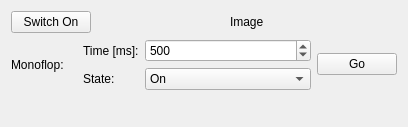
<?xml version="1.0" encoding="UTF-8"?>
<ui version="4.0">
 <class>SolidStateRelay</class>
 <widget class="QWidget" name="SolidStateRelay">
  <property name="geometry">
   <rect>
    <x>0</x>
    <y>0</y>
    <width>408</width>
    <height>127</height>
   </rect>
  </property>
  <property name="windowTitle">
   <string>Form</string>
  </property>
  <layout class="QVBoxLayout" name="verticalLayout">
   <item>
    <layout class="QVBoxLayout" name="verticalLayout_5">
     <item>
      <layout class="QHBoxLayout" name="horizontalLayout">
       <item>
        <layout class="QVBoxLayout" name="verticalLayout_3">
         <item>
          <widget class="QPushButton" name="ssr_button">
           <property name="text">
            <string>Switch On</string>
           </property>
          </widget>
         </item>
        </layout>
       </item>
       <item>
        <spacer name="horizontalSpacer">
         <property name="orientation">
          <enum>Qt::Horizontal</enum>
         </property>
         <property name="sizeHint" stdset="0">
          <size>
           <width>40</width>
           <height>20</height>
          </size>
         </property>
        </spacer>
       </item>
       <item>
        <widget class="QLabel" name="ssr_image">
         <property name="sizePolicy">
          <sizepolicy hsizetype="Preferred" vsizetype="Preferred">
           <horstretch>0</horstretch>
           <verstretch>0</verstretch>
          </sizepolicy>
         </property>
         <property name="text">
          <string>Image</string>
         </property>
        </widget>
       </item>
       <item>
        <spacer name="horizontalSpacer_2">
         <property name="orientation">
          <enum>Qt::Horizontal</enum>
         </property>
         <property name="sizeHint" stdset="0">
          <size>
           <width>40</width>
           <height>20</height>
          </size>
         </property>
        </spacer>
       </item>
      </layout>
     </item>
     <item>
      <layout class="QHBoxLayout" name="horizontalLayout_2" stretch="0,0,1,0">
       <item>
        <widget class="QLabel" name="label">
         <property name="text">
          <string>Monoflop:    </string>
         </property>
        </widget>
       </item>
       <item>
        <layout class="QVBoxLayout" name="verticalLayout_6">
         <item>
          <widget class="QLabel" name="label_3">
           <property name="text">
            <string>Time [ms]:</string>
           </property>
          </widget>
         </item>
         <item>
          <widget class="QLabel" name="label_4">
           <property name="text">
            <string>State:</string>
           </property>
          </widget>
         </item>
        </layout>
       </item>
       <item>
        <layout class="QVBoxLayout" name="verticalLayout_7">
         <property name="sizeConstraint">
          <enum>QLayout::SetDefaultConstraint</enum>
         </property>
         <item>
          <widget class="QSpinBox" name="time_spinbox">
           <property name="sizePolicy">
            <sizepolicy hsizetype="Minimum" vsizetype="Preferred">
             <horstretch>1</horstretch>
             <verstretch>0</verstretch>
            </sizepolicy>
           </property>
           <property name="minimum">
            <number>1</number>
           </property>
           <property name="maximum">
            <number>2147483647</number>
           </property>
           <property name="value">
            <number>500</number>
           </property>
          </widget>
         </item>
         <item>
          <widget class="QComboBox" name="state_combobox">
           <property name="sizePolicy">
            <sizepolicy hsizetype="Preferred" vsizetype="Preferred">
             <horstretch>0</horstretch>
             <verstretch>0</verstretch>
            </sizepolicy>
           </property>
           <item>
            <property name="text">
             <string>On</string>
            </property>
           </item>
           <item>
            <property name="text">
             <string>Off</string>
            </property>
           </item>
          </widget>
         </item>
        </layout>
       </item>
       <item>
        <widget class="QPushButton" name="go_button">
         <property name="text">
          <string>Go</string>
         </property>
        </widget>
       </item>
      </layout>
     </item>
    </layout>
   </item>
   <item>
    <spacer name="verticalSpacer_2">
     <property name="orientation">
      <enum>Qt::Vertical</enum>
     </property>
     <property name="sizeHint" stdset="0">
      <size>
       <width>20</width>
       <height>40</height>
      </size>
     </property>
    </spacer>
   </item>
  </layout>
 </widget>
 <resources/>
 <connections/>
</ui>
